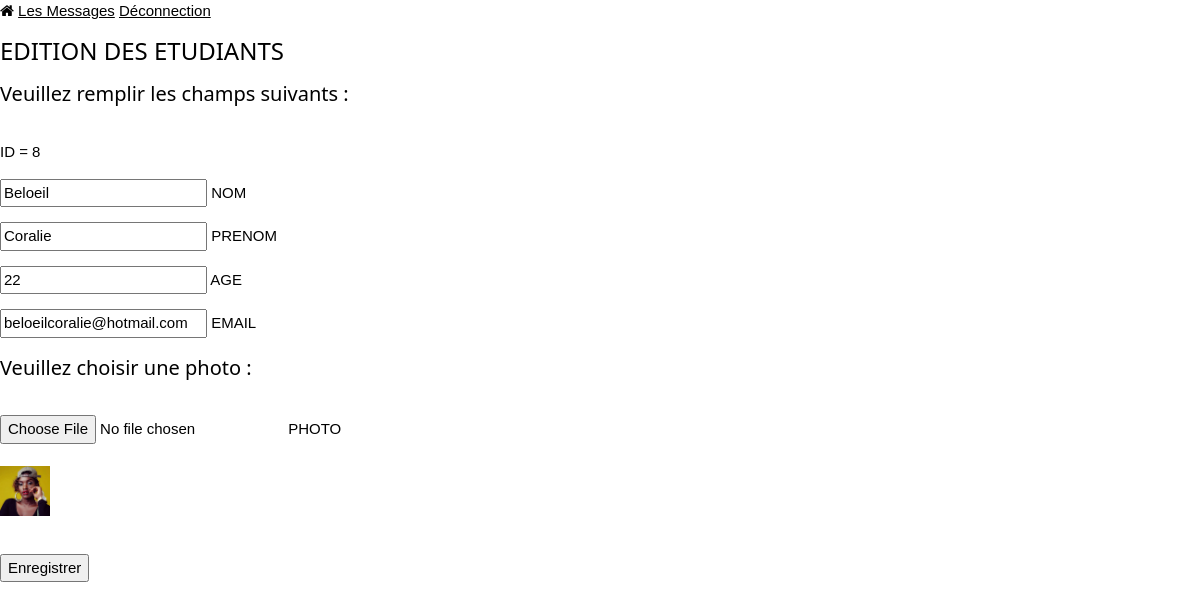
/editeEtudiant.php?id=8 (signed in), run on the app's committed database.
### tables this page shows
CREATE TABLE IF NOT EXISTS `etudiants_6tt` (
  `ID` int(11) NOT NULL AUTO_INCREMENT,
  `NOM` varchar(50) NOT NULL,
  `PRENOM` varchar(50) NOT NULL,
  `AGE` int(11) NOT NULL,
  `EMAIL` varchar(50) NOT NULL,
  `PHOTO` varchar(50) NOT NULL,
  PRIMARY KEY (`ID`)
);

### editeEtudiant.php (the view, shortened to what this page needs)
<?php
$id=$_GET['id'];
require_once ("connection_bdd.php");
$ps=$pdo->prepare("SELECT * FROM etudiants_6tt WHERE ID=?");
$params=array($id);
$ps->execute($params);
$etudiant=$ps->fetch();
?>
<!DOCTYPE html>
<html>
<head>
	<link rel="stylesheet" type="text/css" href="./css/w3.css">
	<link rel="stylesheet" type="text/css" href="./css/monStyle.css">
	<link rel="stylesheet" href="https://cdnjs.cloudflare.com/ajax/libs/font-awesome/4.7.0/css/font-awesome.min.css">
</head>
<body>
	<?php require_once("entete_site.php") ?>
	<div class="">
		<h3 class="">EDITION DES ETUDIANTS</h3>
	</div>
	<div class="">
		<form method="POST" action="./updateEtudiant.php" enctype="multipart/form-data" class="">
			<h4 class="">Veuillez remplir les champs suivants :</h4>
			<br>
			<label>ID = <?php echo($etudiant['ID']) ?></label>
			<p>
			<input class="" type="text" name="nom" value="<?php echo($etudiant['NOM']) ?>">
			<label>NOM</label>
			<p>
			<input class="" type="text" name="prenom" value="<?php echo($etudiant['PRENOM']) ?>">
			<label>PRENOM</label>
			<p>
			<input class="" type="number" name="age" value="<?php echo($etudiant['AGE']) ?>">
			<label>AGE</label>
			<p>
			<input class="" type="text" name="email" value="<?php echo($etudiant['EMAIL']) ?>">
			<label>EMAIL</label>
			<p>
			<h4 class="">Veuillez choisir une photo :</h4>
			<div class="">
			<input class="" type="file" name="photo">
			<label>PHOTO</label>
			</div>
			<img src="./images/<?php echo($etudiant['PHOTO']) ?>" width="50" height="50" >
			<p>
			<button class="" type="submit">Enregistrer</button>
		</form>
	</div>
</body>
</html>

### css/w3.css (style rules this page uses)
*,*:before,*:after { box-sizing:inherit }
html { -ms-text-size-adjust:100%;-webkit-text-size-adjust:100% }
body { margin:0 }
img { border-style:none }
button,input,select,textarea { font:inherit;margin:0 }
button,input { overflow:visible }
button,select { text-transform:none }
button,html [type=button],[type=reset],[type=submit] { -webkit-appearance:button }
html,body { font-family:Verdana,sans-serif;font-size:15px;line-height:1.5 }
html { overflow-x:hidden }
h3 { font-size:24px }
h4 { font-size:20px }
h1,h2,h3,h4,h5,h6 { font-family:"Segoe UI",Arial,sans-serif;font-weight:400;margin:10px 0 }
img { vertical-align:middle }

### data on the page
etudiants_6tt: ID "8", nom "Beloeil", prenom "Coralie", age "22", email "beloeilcoralie@hotmail.com", PHOTO (picture)
